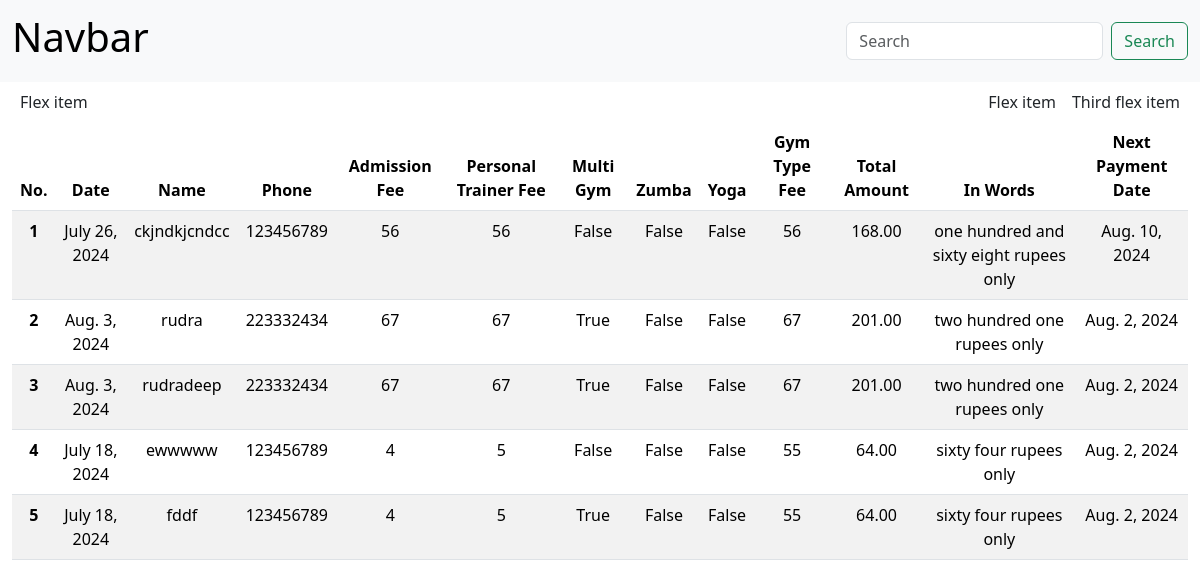
/receipt_view, run on an earlier commit of the app's database.
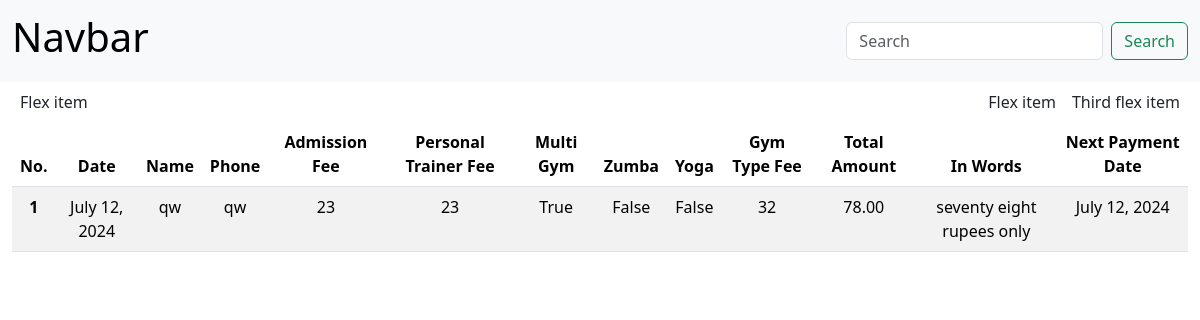
And on a later commit of the database.
### home/models.py (models this page shows, shortened)
class Receipt(models.Model):
    date = models.DateField()
    slno = models.AutoField(primary_key=True)
    name = models.CharField(max_length=100)
    phone = models.CharField(max_length=15)
    admission_fee = models.ImageField()
    personal_trainer_fee = models.ImageField()
    multi_gym = models.BooleanField(default=False)
    zumba = models.BooleanField(default=False)
    yoga = models.BooleanField(default=False)
    gym_type_fee = models.ImageField()
    total_amount = models.ImageField()
    in_words = models.CharField(max_length=255)
    next_payment_date = models.DateField()

### home/views.py (the view)
# urls.py: path("receipt_view", views.receipt_view, name="receipt_view"),
def receipt_view(request):
    receipts = Receipt.objects.all()
    context = {
        'receipts': receipts
    }
    return render(request, "receipt_view.html", context)

### templates/receipt_view.html (shortened to what this page needs)
<!doctype html>
<html lang="en">
<head>
    <link href="https://cdn.jsdelivr.net/npm/bootstrap@5.3.3/dist/css/bootstrap.min.css" rel="stylesheet">
</head>
<body>
    <nav class="navbar bg-body-tertiary">
        <div class="container-fluid">
            <a class="navbar-brand"><h1>Navbar</h1></a>
            <form class="d-flex" role="search">
                <input class="form-control me-2" type="search" placeholder="Search" aria-label="Search">
                <button class="btn btn-outline-success" type="submit">Search</button>
            </form>
        </div>
    </nav>
    <div class="container-fluid">
        <div class="d-flex">
            <div class="p-2 flex-grow-1">Flex item</div>
            <div class="p-2">Flex item</div>
            <div class="p-2">Third flex item</div>
        </div>
        <table class="table table-striped" style="text-align: center;">
            <thead>
                <tr>
                    <th scope="col">No.</th>
                    <th scope="col">Date</th>
                    <th scope="col">Name</th>
                    <th scope="col">Phone</th>
                    <th scope="col">Admission Fee</th>
                    <th scope="col">Personal Trainer Fee</th>
                    <th scope="col">Multi Gym</th>
                    <th scope="col">Zumba</th>
                    <th scope="col">Yoga</th>
                    <th scope="col">Gym Type Fee</th>
                    <th scope="col">Total Amount</th>
                    <th scope="col">In Words</th>
                    <th scope="col">Next Payment Date</th>
                </tr>
            </thead>
            <tbody>
                {% for receipt in receipts %}
                <tr>
                    <th scope="row">{{ forloop.counter }}</th>
                    <td>{{ receipt.date }}</td>
                    <td>{{ receipt.name }}</td>
                    <td>{{ receipt.phone }}</td>
                    <td>{{ receipt.admission_fee }}</td>
                    <td>{{ receipt.personal_trainer_fee }}</td>
                    <td>{{ receipt.multi_gym }}</td>
                    <td>{{ receipt.zumba }}</td>
                    <td>{{ receipt.yoga }}</td>
                    <td>{{ receipt.gym_type_fee }}</td>
                    <td>{{ receipt.total_amount }}</td>
                    <td>{{ receipt.in_words }}</td>
                    <td>{{ receipt.next_payment_date }}</td>
                </tr>
                {% endfor %}
            </tbody>
        </table>
    </div>
</body>
</html>

What changed in the data, as far as the page shows it:
removed Receipt: date "Aug. 3, 2024", name "rudra", phone "223332434", admission_fee "67", personal_trainer_fee "67", multi_gym "True", zumba "False", yoga "False", gym_type_fee "67", total_amount "201.00", in_words "two hundred one rupees only", next_payment_date "Aug. 2, 2024"
removed Receipt: date "Aug. 3, 2024", name "rudradeep", phone "223332434", admission_fee "67", personal_trainer_fee "67", multi_gym "True", zumba "False", yoga "False", gym_type_fee "67", total_amount "201.00", in_words "two hundred one rupees only", next_payment_date "Aug. 2, 2024"
removed Receipt: date "July 18, 2024", name "ewwwww", phone "123456789", admission_fee "4", personal_trainer_fee "5", multi_gym "False", zumba "False", yoga "False", gym_type_fee "55", total_amount "64.00", in_words "sixty four rupees only", next_payment_date "Aug. 2, 2024"
removed Receipt: date "July 18, 2024", name "fddf", phone "123456789", admission_fee "4", personal_trainer_fee "5", multi_gym "True", zumba "False", yoga "False", gym_type_fee "55", total_amount "64.00", in_words "sixty four rupees only", next_payment_date "Aug. 2, 2024"
changed Receipt "False": date "July 26, 2024" → "July 12, 2024"; name "ckjndkjcndcc" → "qw"; phone "123456789" → "qw"; admission_fee "56" → "23"; personal_trainer_fee "56" → "23"; multi_gym "False" → "True"; gym_type_fee "56" → "32"; total_amount "168.00" → "78.00"; in_words "one hundred and sixty eight rupees only" → "seventy eight rupees only"; next_payment_date "Aug. 10, 2024" → "July 12, 2024"
